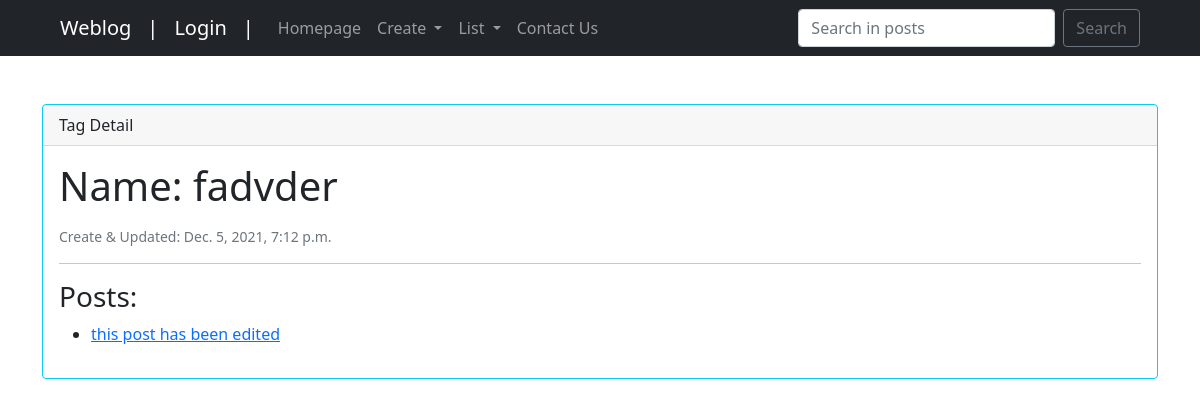
Page /weblog/tag/2 on the earlier database version.
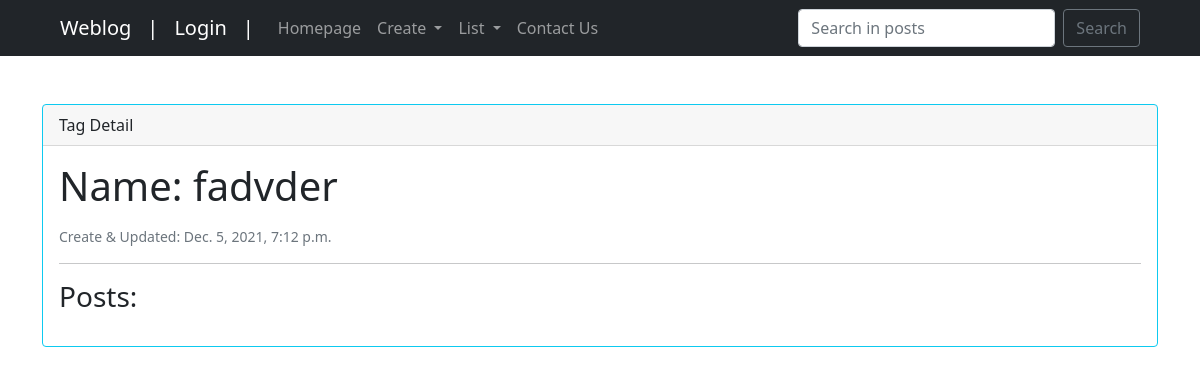
Same page on the later database version.
### weblog/models.py (models this page shows, shortened)
class Post(models.Model):
    PU = 'PU'
    DR = 'DR'
    STATUS_CHOICE = [
        (PU, 'Published'),
        (DR, 'Draft')
    ]
    owner = models.ForeignKey(User, on_delete=models.CASCADE, verbose_name="Post Owner")
    title = models.CharField("Post Title", max_length=50)
    content = models.TextField()
    image = models.ImageField(upload_to='images', null=True)
    category = models.ManyToManyField('Category')
    created = models.DateField(auto_now_add=True, null=True)
    updated_on = models.DateTimeField(auto_now=True)
    like = models.ManyToManyField(User, related_name='post_like')
    dislike = models.ManyToManyField(User, related_name='post_dislike')
    tag = models.ManyToManyField('Tag')
    slug = models.SlugField(max_length=255, unique=True, null=True, blank=True)
    status = models.CharField(
        max_length=2,
        choices=STATUS_CHOICE,
        default=DR
    )
    objects = models.Manager()
    published = PublishedPostsManager()
    draft = DraftPostsManager()

### weblog/views.py (the view)
# urls.py: path("tag/<int:pk>", TagDetail.as_view(), name="tag_detail"),
class TagDetail(DetailView):
    model = Tag
    template_name = 'weblog/tag/tag_detail.html'

### weblog/templates/weblog/tag/tag_detail.html (shortened to what this page needs)
{% extends 'weblog/index.html' %}{% load static %}
{% block content %}
    <div class="card border-info mb-3">
        <div class="card-header">Tag Detail</div>
        <div class="card-body">
            <h1 class="card-title mb-0">Name: {{object.name}}</h1>
            <p class="card-text mb-0 mt-3"><small class="text-muted">Create &amp; Updated: {{object.updated_on}}</small></p>
            <hr/>
            <h3 class="card-title">Posts:</h3>
            <ul>
                {% for post in object.post_set.all %}
                    <li><a href="{% url 'weblog:post_detail' post.slug %}">{{post.title}}<a/></li>
                {% endfor %}
            </ul>
        </div>
    </div>
{% endblock content %}

Differences in the rows shown:
no longer on this page (row edited): Post: title "this post has been edited"
